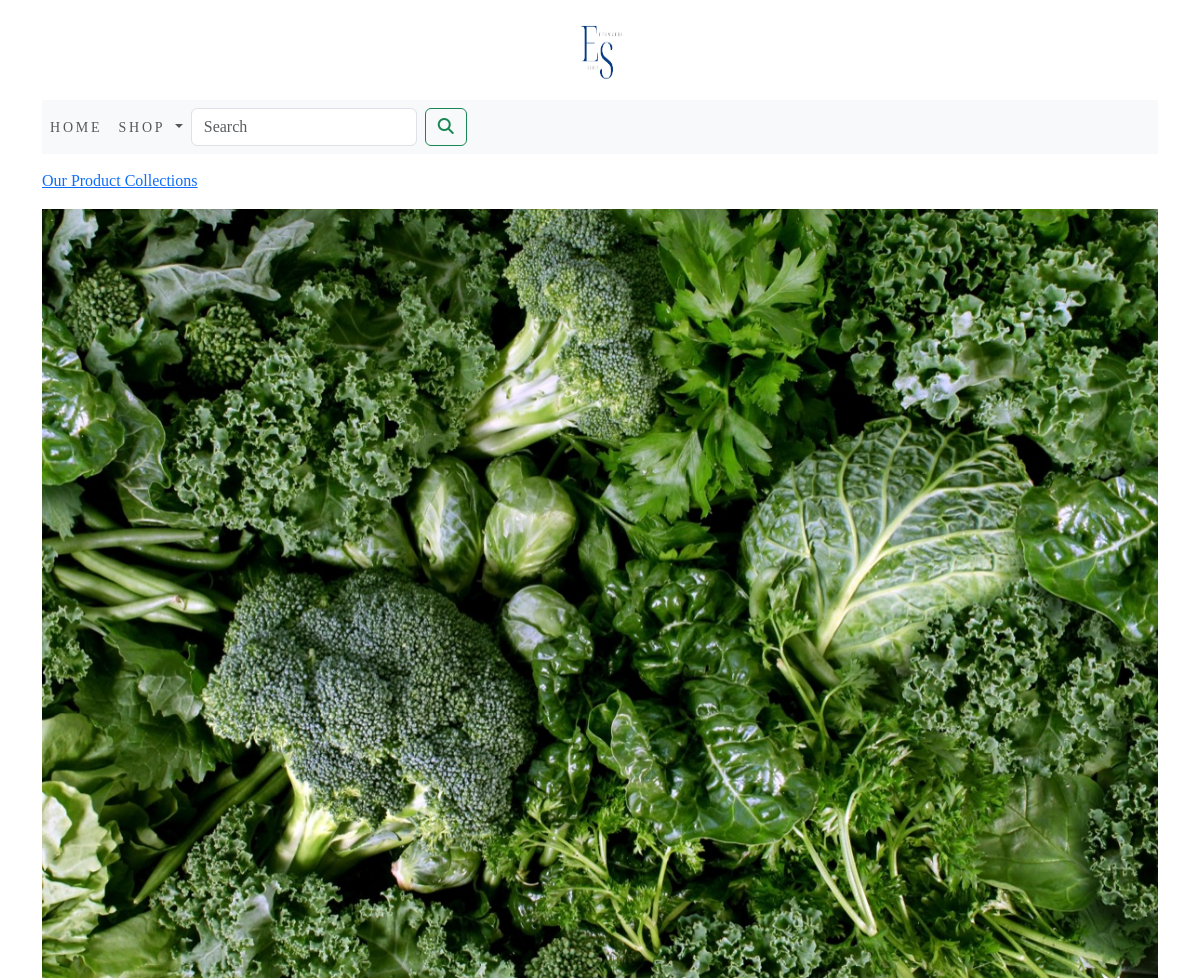
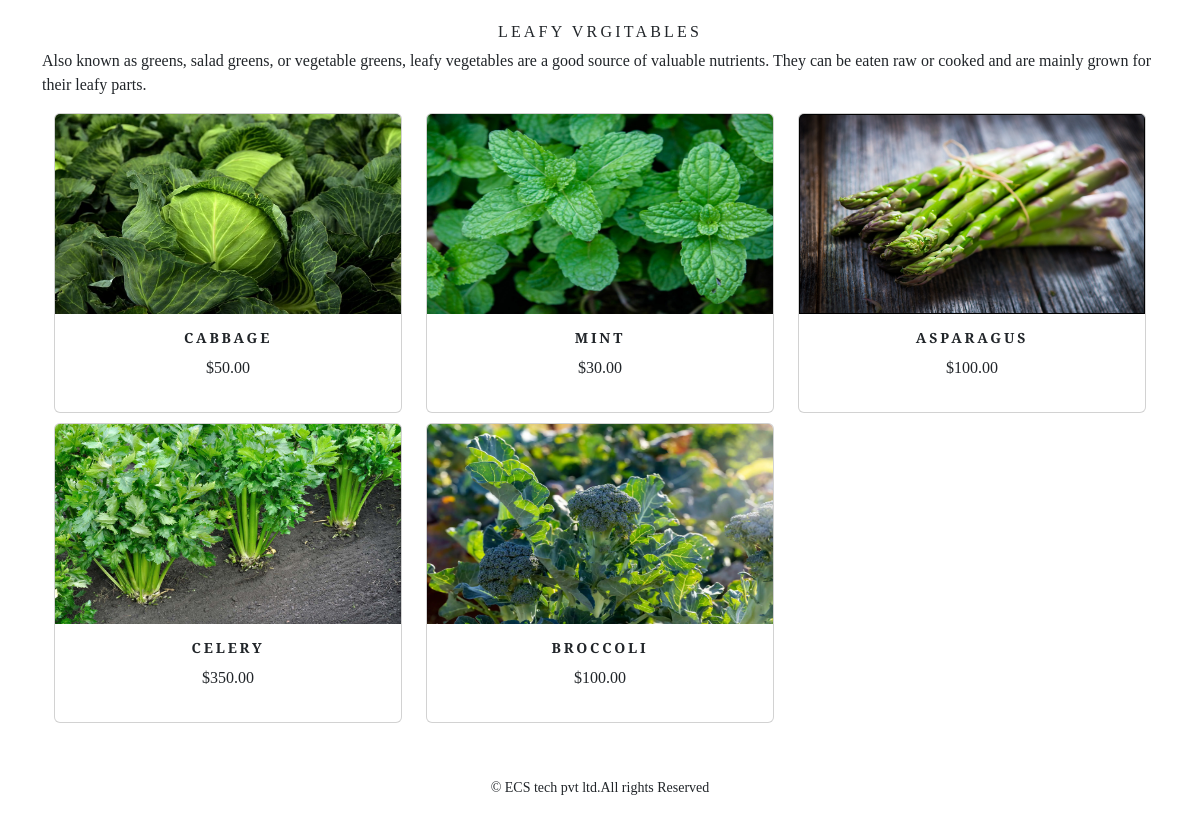
/ecommers/leafy-vrgitables/ (signed in), run on the app's committed database (2 pictures, top to bottom).
### ecommers_app/models.py (models this page shows, shortened)
class Category(models.Model):
    name=models.CharField(max_length=300,unique=True)  #unique using the name consider only unque value
    slug=models.SlugField(max_length=250,unique=True)
    description=models.TextField(blank=True)
    image=models.ImageField(upload_to='category',blank=True)
    class Metta:
        ordering=('name',)
        verbose_name='category'
        verbose_name_plural='categories'
    def get_url(self):
        return reverse('ecommers_app:product_by_category',args=[self.slug])

class Product(models.Model):
    name = models.CharField(max_length=300, unique=True)
    slug=models.SlugField(max_length=250,unique=True)
    description=models.TextField(blank=True)
    price=models.DecimalField(max_digits=10,decimal_places=2)
    category=models.ForeignKey(Category,on_delete=models.CASCADE) #cascade using the previous values delete and new add
    image= models.ImageField(upload_to='product', blank=True)
    stock=models.IntegerField()
    available=models.BooleanField(default=True)
    created=models.DateField(auto_now_add=True)
    updated=models.DateField(auto_now=True)
    def get_url(self):
        return reverse('ecommers_app:prodCatdetail',args=[self.category.slug,self.slug])
    class Metta:
        ordering=('name',)
        verbose_name='product'
        verbose_name_plural='products'

### ecommers_app/views.py (the view)
# urls.py: path('',views.allProdCat,name='allProdCat'),
def allProdCat(request,c_slug=None):
    c_page=None
    products_list=None
    if c_slug!=None:
        c_page=get_object_or_404(Category,slug=c_slug)
        products_list=Product.objects.all().filter(category=c_page,available=True)
    else:
        products_list=Product.objects.all().filter(available=True)
    paginator=Paginator(products_list,6)
    try:
        page=int(request.GET.get('page','1'))
    except:
        page=1
    try:
        products=paginator.page(page)
    except (EmptyPage,InvalidPage):
        products=paginator.page(paginator.num_pages)
    return render(request,"category.html",{'category':c_page,'product1':products})

### cart_app/context_processors.py (called while the page is built)
def counter(request):
    item_count=0
    if 'admin' in request.path:
        return {}
    else:
        try:
            cart=Cart.objects.filter(cart_id=_cart_id(request))
            cart_items=CartItem.objects.all().filter(cart=cart[:1])
            for cart_item in cart_items:
                item_count += cart_item.quantity
        except Cart.DoesNotExist:
            item_count = 0
    return dict(item_count=item_count)

### cart_app/views.py (called while the page is built)
def _cart_id(request):
    cart=request.session.session_key
    if not cart:
        cart=request.session.session.create()
    return cart

### ecommers_app/context_processors.py (called while the page is built)
def menu_links(request):
    links=Category.objects.all()
    return dict(links=links)

### templates/category.html (shortened to what this page needs)
{% extends 'base.html' %}
{% load static %}
{% block content %}
   {% if category %}
      <div>
          <div class="row my_row_class">
              <div class="mx-auto">
               <p><a href="{% url 'ecommers_app:allProdCat' %}">Our Product Collections </a></p>
               </div>
          </div>
      </div>
  {% endif %}
  <div class="mx_auto">
      {% if category %}
           <img class="my_image" src="{{category.image.url}}" alt="{{category.name}}" width="500px" height="300px">
  </div>
    <br>
  <div>
     <h1 class="text-center my_title">{{category.name}}</h1>
    <p class="text-justify">{{category.description}}</p>
  </div>
    {% endif %}
<div class="container">
    <div class="row mx_auto">
        {% for kproduct in product1.object_list %}
        <div class="my_bottom_margin col-9 col-sm-12 col-md-4  col-lg-4">
          <div class="card text-center" style="min-width:18rem;">
              <a href="{{kproduct.get_url}}"><img class="card-img-top my-image" src="{{kproduct.image.url}}" alt="{{kproduct.name}}" width="300px" height="200px"></a>
          <div class="card-body">
              <h4><b>{{kproduct.name}}</b></h4>
              <p>${{kproduct.price}}</p>
          </div>
          </div>
        </div>
        {% endfor %}
    </div>
    <br>
</div>
{% endblock %}

### static/css/custom.css (style rules this page uses)
body { font-family: 'Hedvig Letters Serif', serif; }
.my_row_class { padding-top :15px; }
.my_image { width:100%; height:auto; }
.my_title { font-size:16px; text-transform:uppercase; letter-spacing:.2em; }
.my_bottom_margin { margin-bottom:10px; }
.card-body h4 { font-size:14px; text-transform:uppercase; letter-spacing:.2em; }

### data on the page
Category: image (picture), name "LEAFY VRGITABLES", description "Also known as greens, salad greens, or vegetable greens, leafy vegetables are a good source of valuable nutrients. They can be eaten raw or cooked and are mainly grown for their leafy parts."
Product: image (picture), name "CABBAGE", price "50.00"
Product: image (picture), name "MINT", price "30.00"
Product: image (picture), name "ASPARAGUS", price "100.00"
Product: image (picture), name "CELERY", price "350.00"
Product: image (picture), name "BROCCOLI", price "100.00"
